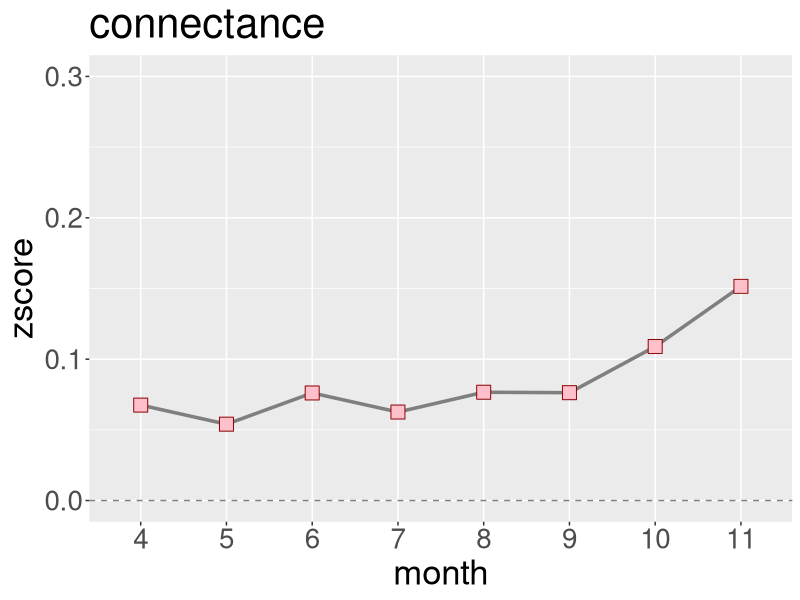

Reproduce this figure in R.


mat <- read.table('../Data/connectance.txt', header=T,row.names=1)
q= c('connectance')	

	
mat.t <- as.data.frame(t(mat))
class(mat.t)
mat.t$month <- factor(mat.t$month, level=c('4','5','6','7','8','9','10','11'))
mat.t$zscore <- as.numeric(mat.t$zscore)

library(ggplot2)
# Output Fig.
pdf(sprintf('../Output/index.%s.pdf',q))
g <- ggplot(mat.t, aes(x =month , y= zscore ,group = 1)) +
geom_line(colour = 'grey50', size = 1.2) +
geom_point(size= 5 , shape=22 , colour= 'darkred',fill='pink')+
scale_y_continuous(limits = c( 0,0.3))+
geom_hline(yintercept = 0
,colour = 'grey50', linetype = 'dashed')+
labs( title = sprintf(q) )+
theme(text = element_text(size = 25))
plot(g)
dev.off()

